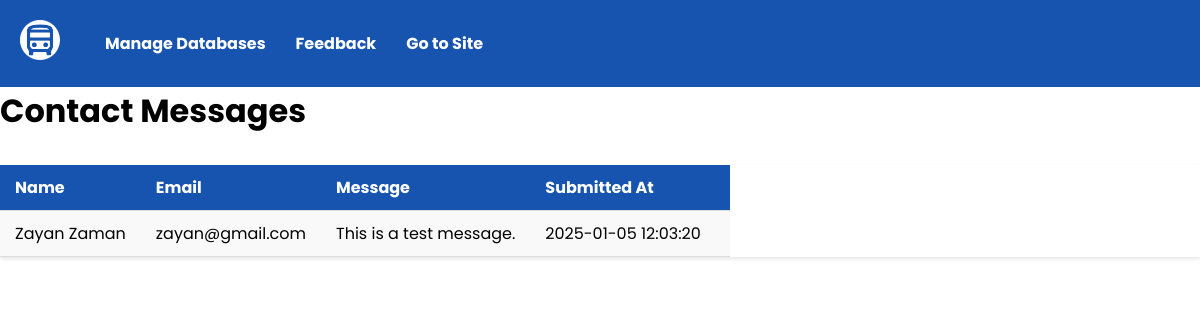
Page /admin_contacts.php on the committed database.
### tables this page shows
CREATE TABLE `contact` (
  `id` int(11) NOT NULL,
  `name` varchar(255) NOT NULL,
  `email` varchar(255) NOT NULL,
  `message` text NOT NULL,
  `submitted_at` timestamp NOT NULL DEFAULT current_timestamp()
);

### admin_contacts.php (the view, shortened to what this page needs)
<?php
$servername = "localhost";
$username = "root";
$password = "";
$database = "routewise_schema";
$conn = new mysqli($servername, $username, $password, $database);
$sql = "SELECT id, name, email, message, submitted_at FROM contact ORDER BY submitted_at DESC";
$result = $conn->query($sql);
?>
<!DOCTYPE html>
<html lang="en">
<head>
    <link rel="stylesheet" href="adminstyles.css">
</head>
<body>
<header>
        <nav>
            <div class="logo">
                <a href="index.php"><img src="imgs/logo-white.png" alt="Routewise Logo"></a>
            </div>
            <ul id="nav-menu">
                <li class="dropdown">
                    <a>Manage Databases</a>
                </li>
                <li class="dropdown"><a href="admin_contacts.php">Feedback</a></li>
                <li class="dropdown"><a href="index.php">Go to Site</a></li>
            </ul>
        </nav>
    </header>
    <main>
        <h1>Contact Messages</h1>
        <div class="table-container">
            <table>
                <thead>
                    <tr>
                        <th>Name</th>
                        <th>Email</th>
                        <th>Message</th>
                        <th>Submitted At</th>
                    </tr>
                </thead>
                <tbody>
                    <?php if ($result->num_rows > 0): ?>
                        <?php while ($row = $result->fetch_assoc()): ?>
                        <tr>
                            <td><?php echo htmlspecialchars($row['name']); ?></td>
                            <td><?php echo htmlspecialchars($row['email']); ?></td>
                            <td><?php echo nl2br(htmlspecialchars($row['message'])); ?></td>
                            <td><?php echo $row['submitted_at']; ?></td>
                        </tr>
                        <?php endwhile; ?>
                    <?php else: ?>
                        <tr>
                            <td colspan="4">No contact messages found.</td>
                        </tr>
                    <?php endif; ?>
                </tbody>
            </table>
        </div>
    </main>
</body>
</html>

### adminstyles.css (style rules this page uses)
* { margin: 0; padding: 0; box-sizing: border-box; font-family: "Poppins"; }
header { padding: 20px; background-color: #1654b0; }
nav { display: flex; align-items: center; }
nav .logo { margin-right: 15px; }
nav ul { display: flex; list-style-type: none; margin-left: 0; }
nav ul li { position: relative; margin: 0 15px; font-weight: bold; color: white; cursor: pointer; }
nav ul li a { color: white; text-decoration: none; transition: all 0.3s ease; }
.logo img { height: 40px; }
table { margin-top: 30px; border-collapse: collapse; background-color: #fff; box-shadow: 0 2px 4px rgba(0, 0, 0, 0.1); overflow-x: auto; display: block; }
table th, table td { padding: 10px 15px; text-align: left; border-bottom: 1px solid #ddd; }
table th { background-color: #1654b0; color: white; font-weight: bold; }
table td { background-color: #f9f9f9; }
table th:last-child, table td:last-child { width: 200px; }

### rows in the picture
contact: name "Zayan Zaman", email "zayan@gmail.com", message "This is a test message.", submitted_at "2025-01-05 12:03:20"
